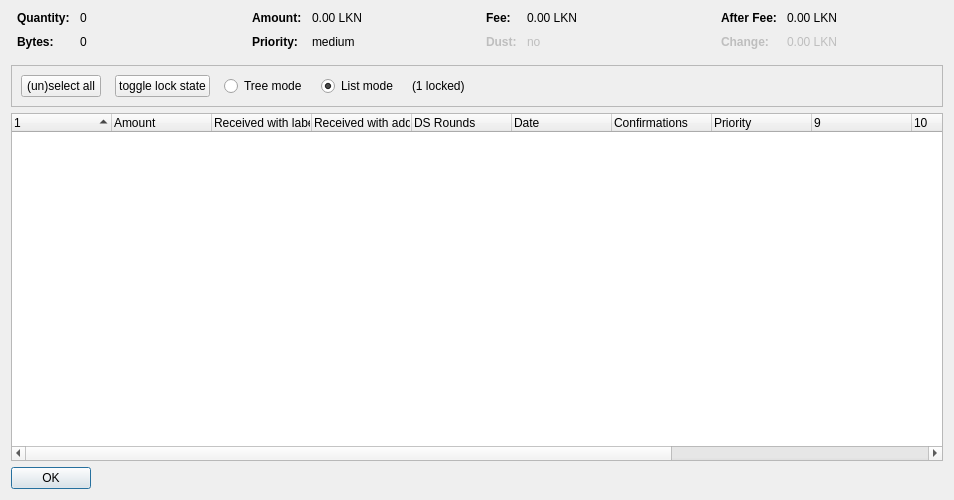
<?xml version="1.0" encoding="UTF-8"?>
<ui version="4.0">
 <class>CoinControlDialog</class>
 <widget class="QDialog" name="CoinControlDialog">
  <property name="geometry">
   <rect>
    <x>0</x>
    <y>0</y>
    <width>954</width>
    <height>500</height>
   </rect>
  </property>
  <property name="windowTitle">
   <string>Coin Selection</string>
  </property>
  <layout class="QVBoxLayout" name="verticalLayout">
   <item>
    <layout class="QHBoxLayout" name="horizontalLayoutTop" stretch="0,0,0,0">
     <property name="topMargin">
      <number>0</number>
     </property>
     <property name="bottomMargin">
      <number>10</number>
     </property>
     <item>
      <layout class="QFormLayout" name="formLayoutCoinControl1">
       <property name="horizontalSpacing">
        <number>10</number>
       </property>
       <property name="verticalSpacing">
        <number>10</number>
       </property>
       <property name="leftMargin">
        <number>6</number>
       </property>
       <property name="rightMargin">
        <number>6</number>
       </property>
       <item row="0" column="0">
        <widget class="QLabel" name="labelCoinControlQuantityText">
         <property name="font">
          <font>
           <weight>75</weight>
           <bold>true</bold>
          </font>
         </property>
         <property name="text">
          <string>Quantity:</string>
         </property>
        </widget>
       </item>
       <item row="0" column="1">
        <widget class="QLabel" name="labelCoinControlQuantity">
         <property name="cursor">
          <cursorShape>IBeamCursor</cursorShape>
         </property>
         <property name="contextMenuPolicy">
          <enum>Qt::ActionsContextMenu</enum>
         </property>
         <property name="text">
          <string notr="true">0</string>
         </property>
         <property name="textInteractionFlags">
          <set>Qt::LinksAccessibleByMouse|Qt::TextSelectableByKeyboard|Qt::TextSelectableByMouse</set>
         </property>
        </widget>
       </item>
       <item row="1" column="0">
        <widget class="QLabel" name="labelCoinControlBytesText">
         <property name="font">
          <font>
           <weight>75</weight>
           <bold>true</bold>
          </font>
         </property>
         <property name="text">
          <string>Bytes:</string>
         </property>
        </widget>
       </item>
       <item row="1" column="1">
        <widget class="QLabel" name="labelCoinControlBytes">
         <property name="cursor">
          <cursorShape>IBeamCursor</cursorShape>
         </property>
         <property name="contextMenuPolicy">
          <enum>Qt::ActionsContextMenu</enum>
         </property>
         <property name="text">
          <string notr="true">0</string>
         </property>
         <property name="textInteractionFlags">
          <set>Qt::LinksAccessibleByMouse|Qt::TextSelectableByKeyboard|Qt::TextSelectableByMouse</set>
         </property>
        </widget>
       </item>
      </layout>
     </item>
     <item>
      <layout class="QFormLayout" name="formLayoutCoinControl2">
       <property name="horizontalSpacing">
        <number>10</number>
       </property>
       <property name="verticalSpacing">
        <number>10</number>
       </property>
       <property name="leftMargin">
        <number>6</number>
       </property>
       <property name="rightMargin">
        <number>6</number>
       </property>
       <item row="0" column="0">
        <widget class="QLabel" name="labelCoinControlAmountText">
         <property name="font">
          <font>
           <weight>75</weight>
           <bold>true</bold>
          </font>
         </property>
         <property name="text">
          <string>Amount:</string>
         </property>
        </widget>
       </item>
       <item row="0" column="1">
        <widget class="QLabel" name="labelCoinControlAmount">
         <property name="cursor">
          <cursorShape>IBeamCursor</cursorShape>
         </property>
         <property name="contextMenuPolicy">
          <enum>Qt::ActionsContextMenu</enum>
         </property>
         <property name="text">
          <string notr="true">0.00 LKN</string>
         </property>
         <property name="textInteractionFlags">
          <set>Qt::LinksAccessibleByMouse|Qt::TextSelectableByKeyboard|Qt::TextSelectableByMouse</set>
         </property>
        </widget>
       </item>
       <item row="1" column="0">
        <widget class="QLabel" name="labelCoinControlPriorityText">
         <property name="font">
          <font>
           <weight>75</weight>
           <bold>true</bold>
          </font>
         </property>
         <property name="text">
          <string>Priority:</string>
         </property>
        </widget>
       </item>
       <item row="1" column="1">
        <widget class="QLabel" name="labelCoinControlPriority">
         <property name="cursor">
          <cursorShape>IBeamCursor</cursorShape>
         </property>
         <property name="contextMenuPolicy">
          <enum>Qt::ActionsContextMenu</enum>
         </property>
         <property name="text">
          <string>medium</string>
         </property>
         <property name="textInteractionFlags">
          <set>Qt::LinksAccessibleByMouse|Qt::TextSelectableByKeyboard|Qt::TextSelectableByMouse</set>
         </property>
        </widget>
       </item>
      </layout>
     </item>
     <item>
      <layout class="QFormLayout" name="formLayoutCoinControl3">
       <property name="horizontalSpacing">
        <number>10</number>
       </property>
       <property name="verticalSpacing">
        <number>10</number>
       </property>
       <property name="leftMargin">
        <number>6</number>
       </property>
       <property name="rightMargin">
        <number>6</number>
       </property>
       <item row="0" column="0">
        <widget class="QLabel" name="labelCoinControlFeeText">
         <property name="font">
          <font>
           <weight>75</weight>
           <bold>true</bold>
          </font>
         </property>
         <property name="text">
          <string>Fee:</string>
         </property>
        </widget>
       </item>
       <item row="0" column="1">
        <widget class="QLabel" name="labelCoinControlFee">
         <property name="cursor">
          <cursorShape>IBeamCursor</cursorShape>
         </property>
         <property name="contextMenuPolicy">
          <enum>Qt::ActionsContextMenu</enum>
         </property>
         <property name="text">
          <string notr="true">0.00 LKN</string>
         </property>
         <property name="textInteractionFlags">
          <set>Qt::LinksAccessibleByMouse|Qt::TextSelectableByKeyboard|Qt::TextSelectableByMouse</set>
         </property>
        </widget>
       </item>
       <item row="1" column="0">
        <widget class="QLabel" name="labelCoinControlLowOutputText">
         <property name="enabled">
          <bool>false</bool>
         </property>
         <property name="font">
          <font>
           <weight>75</weight>
           <bold>true</bold>
          </font>
         </property>
         <property name="text">
          <string>Dust:</string>
         </property>
        </widget>
       </item>
       <item row="1" column="1">
        <widget class="QLabel" name="labelCoinControlLowOutput">
         <property name="enabled">
          <bool>false</bool>
         </property>
         <property name="cursor">
          <cursorShape>IBeamCursor</cursorShape>
         </property>
         <property name="contextMenuPolicy">
          <enum>Qt::ActionsContextMenu</enum>
         </property>
         <property name="text">
          <string>no</string>
         </property>
         <property name="textInteractionFlags">
          <set>Qt::LinksAccessibleByMouse|Qt::TextSelectableByKeyboard|Qt::TextSelectableByMouse</set>
         </property>
        </widget>
       </item>
      </layout>
     </item>
     <item>
      <layout class="QFormLayout" name="formLayoutCoinControl4">
       <property name="horizontalSpacing">
        <number>10</number>
       </property>
       <property name="verticalSpacing">
        <number>10</number>
       </property>
       <property name="leftMargin">
        <number>6</number>
       </property>
       <property name="rightMargin">
        <number>6</number>
       </property>
       <item row="0" column="0">
        <widget class="QLabel" name="labelCoinControlAfterFeeText">
         <property name="font">
          <font>
           <weight>75</weight>
           <bold>true</bold>
          </font>
         </property>
         <property name="text">
          <string>After Fee:</string>
         </property>
        </widget>
       </item>
       <item row="0" column="1">
        <widget class="QLabel" name="labelCoinControlAfterFee">
         <property name="cursor">
          <cursorShape>IBeamCursor</cursorShape>
         </property>
         <property name="contextMenuPolicy">
          <enum>Qt::ActionsContextMenu</enum>
         </property>
         <property name="text">
          <string notr="true">0.00 LKN</string>
         </property>
         <property name="textInteractionFlags">
          <set>Qt::LinksAccessibleByMouse|Qt::TextSelectableByKeyboard|Qt::TextSelectableByMouse</set>
         </property>
        </widget>
       </item>
       <item row="1" column="0">
        <widget class="QLabel" name="labelCoinControlChangeText">
         <property name="enabled">
          <bool>false</bool>
         </property>
         <property name="font">
          <font>
           <weight>75</weight>
           <bold>true</bold>
          </font>
         </property>
         <property name="text">
          <string>Change:</string>
         </property>
        </widget>
       </item>
       <item row="1" column="1">
        <widget class="QLabel" name="labelCoinControlChange">
         <property name="enabled">
          <bool>false</bool>
         </property>
         <property name="cursor">
          <cursorShape>IBeamCursor</cursorShape>
         </property>
         <property name="contextMenuPolicy">
          <enum>Qt::ActionsContextMenu</enum>
         </property>
         <property name="text">
          <string notr="true">0.00 LKN</string>
         </property>
         <property name="textInteractionFlags">
          <set>Qt::LinksAccessibleByMouse|Qt::TextSelectableByKeyboard|Qt::TextSelectableByMouse</set>
         </property>
        </widget>
       </item>
      </layout>
     </item>
    </layout>
   </item>
   <item>
    <widget class="QFrame" name="frame">
     <property name="minimumSize">
      <size>
       <width>0</width>
       <height>40</height>
      </size>
     </property>
     <property name="frameShape">
      <enum>QFrame::StyledPanel</enum>
     </property>
     <property name="frameShadow">
      <enum>QFrame::Sunken</enum>
     </property>
     <layout class="QHBoxLayout" name="horizontalLayout">
      <item>
       <layout class="QHBoxLayout" name="horizontalLayoutPanel" stretch="0,0,0,0,0,0">
        <property name="spacing">
         <number>14</number>
        </property>
        <item>
         <widget class="QPushButton" name="pushButtonSelectAll">
          <property name="sizePolicy">
           <sizepolicy hsizetype="Maximum" vsizetype="Fixed">
            <horstretch>0</horstretch>
            <verstretch>0</verstretch>
           </sizepolicy>
          </property>
          <property name="text">
           <string>(un)select all</string>
          </property>
          <property name="autoDefault">
           <bool>false</bool>
          </property>
         </widget>
        </item>
        <item>
         <widget class="QPushButton" name="pushButtonToggleLock">
          <property name="sizePolicy">
           <sizepolicy hsizetype="Maximum" vsizetype="Fixed">
            <horstretch>0</horstretch>
            <verstretch>0</verstretch>
           </sizepolicy>
          </property>
          <property name="text">
           <string>toggle lock state</string>
          </property>
          <property name="autoDefault">
           <bool>false</bool>
          </property>
         </widget>
        </item>
        <item>
         <widget class="QRadioButton" name="radioTreeMode">
          <property name="sizePolicy">
           <sizepolicy hsizetype="Maximum" vsizetype="Fixed">
            <horstretch>0</horstretch>
            <verstretch>0</verstretch>
           </sizepolicy>
          </property>
          <property name="text">
           <string>Tree mode</string>
          </property>
         </widget>
        </item>
        <item>
         <widget class="QRadioButton" name="radioListMode">
          <property name="sizePolicy">
           <sizepolicy hsizetype="Maximum" vsizetype="Fixed">
            <horstretch>0</horstretch>
            <verstretch>0</verstretch>
           </sizepolicy>
          </property>
          <property name="text">
           <string>List mode</string>
          </property>
          <property name="checked">
           <bool>true</bool>
          </property>
         </widget>
        </item>
        <item>
         <widget class="QLabel" name="labelLocked">
          <property name="text">
           <string>(1 locked)</string>
          </property>
         </widget>
        </item>
        <item>
         <spacer name="horizontalSpacer">
          <property name="orientation">
           <enum>Qt::Horizontal</enum>
          </property>
          <property name="sizeHint" stdset="0">
           <size>
            <width>40</width>
            <height>20</height>
           </size>
          </property>
         </spacer>
        </item>
       </layout>
      </item>
     </layout>
    </widget>
   </item>
   <item>
    <widget class="CoinControlTreeWidget" name="treeWidget">
     <property name="contextMenuPolicy">
      <enum>Qt::CustomContextMenu</enum>
     </property>
     <property name="sortingEnabled">
      <bool>false</bool>
     </property>
     <property name="columnCount">
      <number>13</number>
     </property>
     <attribute name="headerShowSortIndicator" stdset="0">
      <bool>true</bool>
     </attribute>
     <attribute name="headerStretchLastSection">
      <bool>false</bool>
     </attribute>
     <column>
      <property name="text">
       <string/>
      </property>
     </column>
     <column>
      <property name="text">
       <string>Amount</string>
      </property>
     </column>
     <column>
      <property name="text">
       <string>Received with label</string>
      </property>
     </column>
     <column>
      <property name="text">
       <string>Received with address</string>
      </property>
     </column>
     <column>
      <property name="text">
       <string>DS Rounds</string>
      </property>
     </column>
     <column>
      <property name="text">
       <string>Date</string>
      </property>
     </column>
     <column>
      <property name="text">
       <string>Confirmations</string>
      </property>
      <property name="toolTip">
       <string>Confirmed</string>
      </property>
     </column>
     <column>
      <property name="text">
       <string>Priority</string>
      </property>
     </column>
     <column>
      <property name="text">
       <string/>
      </property>
     </column>
     <column>
      <property name="text">
       <string/>
      </property>
     </column>
     <column>
      <property name="text">
       <string/>
      </property>
     </column>
     <column>
      <property name="text">
       <string/>
      </property>
     </column>
     <column>
      <property name="text">
       <string/>
      </property>
     </column>
    </widget>
   </item>
   <item>
    <widget class="QDialogButtonBox" name="buttonBox">
     <property name="sizePolicy">
      <sizepolicy hsizetype="Maximum" vsizetype="Fixed">
       <horstretch>0</horstretch>
       <verstretch>0</verstretch>
      </sizepolicy>
     </property>
     <property name="orientation">
      <enum>Qt::Horizontal</enum>
     </property>
     <property name="standardButtons">
      <set>QDialogButtonBox::Ok</set>
     </property>
    </widget>
   </item>
  </layout>
 </widget>
 <customwidgets>
  <customwidget>
   <class>CoinControlTreeWidget</class>
   <extends>QTreeWidget</extends>
   <header>coincontroltreewidget.h</header>
  </customwidget>
 </customwidgets>
 <resources/>
 <connections/>
</ui>
